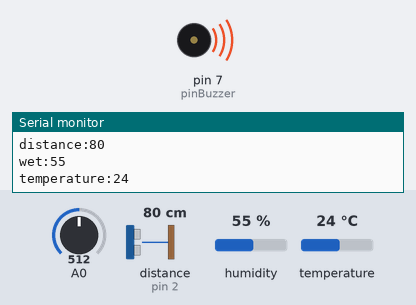
Recording of a sketch running on a simulated Arduino Uno, built with avr-gcc and run on an emulated ATmega328P. Shown: buzzer (waves = sounding, pin HIGH), the last lines printed to the serial monitor. Inputs (shaded band) come from the test bench; at power-on: A0 = 512, distance to the obstacle (sensor on pin 2) 80 cm, humidity 55 %, temperature 24 °C. The echo pulse lasts 58.3 µs per cm.

Above: at 1.8 s.
1.9 s: A0 set to 982
3.4 s: A0 set to 1009
At 5.4 s:
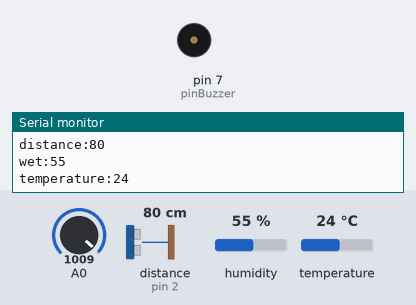
5.7 s: A0 set to 992
At 7.5 s:
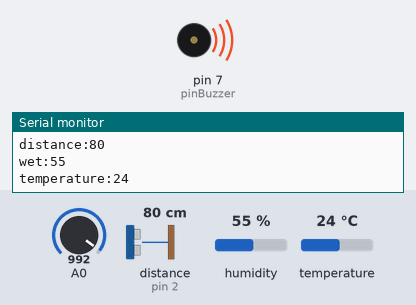
7.8 s: A0 set to 1010
At 9.5 s:
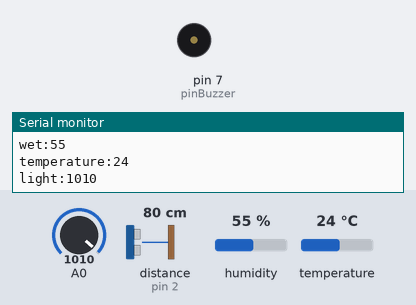
Timing chart, 0 to 10.9 s (numbered marks = the images above; inputs shaded):
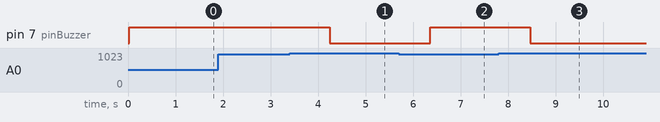

The sketch:

detect_sensors.ino
```cpp
#include <dht11.h>
#include "SR04.h"
dht11 DHT11;
#define DHT11PIN 8
#define TRIG_PIN 2
#define ECHO_PIN 3
#define MAX_K 99
#define DEFAULT_COUNT 9

const int pinBuzzer = 7;
const int darkThreshold = 1000;

int darkness = 0;
float dist = 0.0;
float humidity = 0.0;
float temperature = 0.0;
float median_val;
float median_distance;
float distance_list[MAX_K];
float avg_val;
float avg_distance;
float avgDistanceList[MAX_K];

int median = 0;
int length_list;
int k;
float median_filter(float raw_val, int length_list, int k);

int loop_count = 0;
SR04 sr04 = SR04(ECHO_PIN, TRIG_PIN);
float getDistance() {
  float cm;
  digitalWrite(TRIG_PIN, LOW);
  delayMicroseconds(2);
  digitalWrite(TRIG_PIN, HIGH);
  delayMicroseconds(10);
  digitalWrite(TRIG_PIN, LOW);
  cm = pulseIn(ECHO_PIN, HIGH) / 58.82; //算成厘米
  cm = (int(cm * 100.0)) / 100.0; //保留两位小数
  return cm;
}

void checkDHT() {
  int chk = DHT11.read(DHT11PIN);
  // 测试 DHT 是否正确连接
  Serial.print("Read sensor: ");
  switch (chk)
  {
    case DHTLIB_OK:
      Serial.println("OK");
      break;
    case DHTLIB_ERROR_CHECKSUM:
      Serial.println("Checksum error");
      break;
    case DHTLIB_ERROR_TIMEOUT:
      Serial.println("Time out error");
      break;
    default:
      Serial.println("Unknown error");
      break;
  }
}

void setup() {
  Serial.begin(9600);
  //  Serial.println("DHT11 TEST PROGRAM");
  //  Serial.print("LIBRARY");
  // 输出 DHT 库的版本号
  //  Serial.println(DHT11LIB_VERSION);
  //  Serial.println();
  pinMode(pinBuzzer, OUTPUT);

  pinMode(TRIG_PIN, OUTPUT);
  pinMode(ECHO_PIN, INPUT);

}

void loop() {
  darkness = analogRead(A0);
  Serial.print("light:");
  Serial.println(darkness);

  dist = sr04.Distance();
  if (loop_count > DEFAULT_COUNT) {
    k = loop_count % DEFAULT_COUNT;
    length_list = DEFAULT_COUNT;
  } else {
    length_list = loop_count + 1;
    k = loop_count;
  }
  Serial.print("length list:");
  Serial.println((long)length_list);
  median_distance = median_filter(dist, length_list, k);
  Serial.print("distance:");
  Serial.println((long)median_distance);
  if (darkness > darkThreshold) {
    digitalWrite(pinBuzzer, LOW);
  } else {
    digitalWrite(pinBuzzer, HIGH);
  }

  int chk = DHT11.read(DHT11PIN);
  humidity = (float)DHT11.humidity;
  Serial.print("wet:");
  Serial.println((long)humidity);
  temperature = (float)DHT11.temperature;
  Serial.print("temperature:");
  Serial.println((long)temperature);
  loop_count++;
  delay(1000);

}

// 均值滤波
float median_filter(float raw_val, int length_list, int k) {
  avgDistanceList[k] = raw_val;
  float sum = 0;
  for (int i = 0; i < length_list; i++) {
    sum += avgDistanceList[i];
  }
  avg_val = sum / length_list;
  //format_output("均值滤波：", avg_val);
  return avg_val;
}
```

Measured:
- the behaviour switches between 1000 and 1001 on A0 (found by bisection; images 0 and 1)
- after the input at 3.4 s, pin 7 (pinBuzzer): HIGH → LOW after 0.85 s
- after the input at 5.7 s, pin 7 (pinBuzzer): LOW → HIGH after 0.66 s
- after the input at 7.8 s, pin 7 (pinBuzzer): HIGH → LOW after 0.67 s
